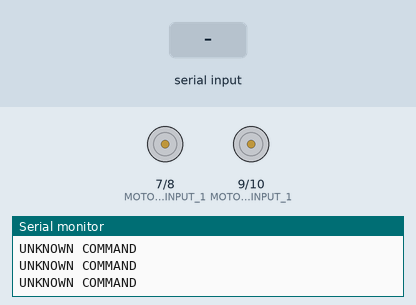
Recording of a sketch running on a simulated Arduino Uno, built with avr-gcc and run on an emulated ATmega328P. On the bench: motor-driver pin pairs drawn as motors (green arrow = first pin HIGH = forward, orange = second pin HIGH = backward, longer = more drive, scaled by the enable pin), the last lines printed to the serial monitor. Inputs (shaded band) come from the test bench.

Above: at 1.2 s.
1.3 s: "S" received over the second serial link
2.8 s: "F" received over the second serial link
At 3.4 s:
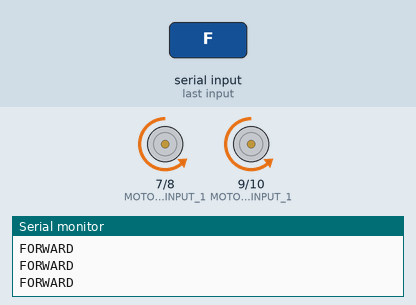
4.3 s: "L" received over the second serial link
At 4.7 s:
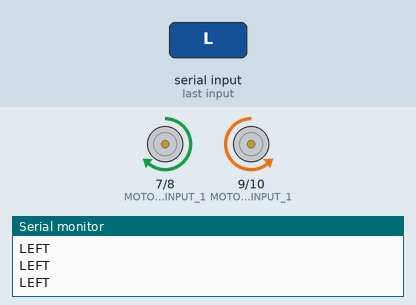
5.8 s: "R" received over the second serial link
At 7.0 s:
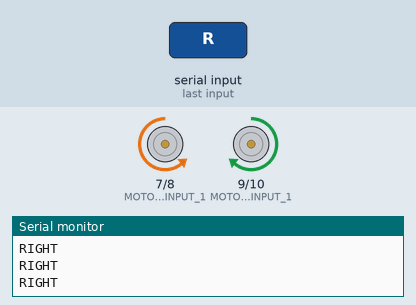
7.3 s: "B" received over the second serial link
At 8.2 s:
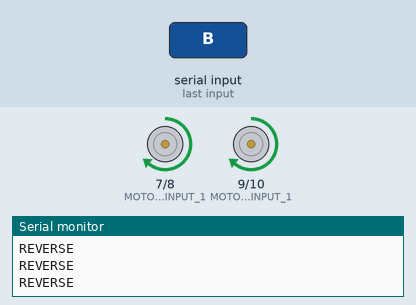
Timing chart, 0 to 9.8 s (numbered marks = the images above; inputs shaded):
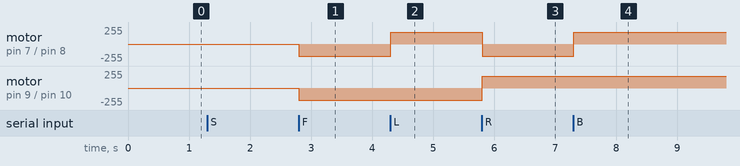

Measured:
- after the input at 2.8 s, motor on pin 7 (MOTOR_1_INPUT_1) / pin 8 (MOTOR_1_INPUT_2), motor on pin 9 (MOTOR_2_INPUT_1) / pin 10 (MOTOR_2_INPUT_2): stopped → backward 180/255 at once
- after the input at 4.3 s, motor on pin 7 (MOTOR_1_INPUT_1) / pin 8 (MOTOR_1_INPUT_2): backward 180/255 → forward 180/255 at once
- after the input at 5.8 s, motor on pin 7 (MOTOR_1_INPUT_1) / pin 8 (MOTOR_1_INPUT_2): forward 180/255 → backward 180/255 at once; motor on pin 9 (MOTOR_2_INPUT_1) / pin 10 (MOTOR_2_INPUT_2): backward 180/255 → forward 180/255 at once
- after the input at 7.3 s, motor on pin 7 (MOTOR_1_INPUT_1) / pin 8 (MOTOR_1_INPUT_2): backward 180/255 → forward 180/255 at once

The sketch:

bluetooth_RC_robot.ino
```cpp
#include <SoftwareSerial.h>

#define DEBUG_ENABLE // Comment this line before putting the code in the robot to remove serial printing

#ifdef DEBUG_ENABLE
  #define DEBUG_MACRO(STRING) Serial.println(STRING)
#else
  #define DEBUG_MACRO(STRING) // Nothing
#endif

/* Pin assignments */
#define ENABLE_1_PIN          6
#define MOTOR_1_INPUT_1       7
#define MOTOR_1_INPUT_2       8
#define MOTOR_2_INPUT_1       9
#define MOTOR_2_INPUT_2       10
#define ENABLE_2_PIN          11
#define SERIAL_RX_PIN         2
#define SERIAL_TX_PIN         3

/* Constants */
#define MAX_MOTOR_SPEED       255
#define NORMAL_MOTOR_SPEED    180
#define SLOW_MOTOR_SPEED      80

// Software serial instance
SoftwareSerial bluetoothSerial(SERIAL_RX_PIN, SERIAL_TX_PIN); // RX_PIN, TX_PIN
char incomingData = 'r';

/* Functions prototypes */
void forward(uint8_t speed);
void reverse(uint8_t speed);
void right(uint8_t speed);
void left(uint8_t speed);
void sharpRightTurn(uint8_t speed);
void sharpLeftTurn(uint8_t speed);
void stopBot(uint8_t speed);
void scanBluetooth();

/* ---------------------------------------------------------- */
void setup() {
  #ifdef DEBUG_ENABLE
    Serial.begin(9600);
  #endif

  bluetoothSerial.begin(9600); // This is the serial port we'll communicate with the bluetooth module through
  DEBUG_MACRO("--- Bluetooth RC robot started ---");

  pinMode(MOTOR_1_INPUT_1, OUTPUT);
  pinMode(MOTOR_1_INPUT_2, OUTPUT);
  pinMode(MOTOR_2_INPUT_1, OUTPUT);
  pinMode(MOTOR_2_INPUT_2, OUTPUT);
  pinMode(ENABLE_1_PIN, OUTPUT);
  pinMode(ENABLE_2_PIN, OUTPUT);
}

void loop() {
  scanBluetooth(); // Check if there's any incoming data through bluetooth

  switch(incomingData){ // Choose appropriate action
    case 'S':
      stopBot(NORMAL_MOTOR_SPEED);
      DEBUG_MACRO("STOPPING");
      break;

    case 'F':
      forward(NORMAL_MOTOR_SPEED);
      DEBUG_MACRO("FORWARD");
      break;

    case 'L':
      sharpLeftTurn(NORMAL_MOTOR_SPEED);
      DEBUG_MACRO("LEFT");
      break;

    case 'R':
      sharpRightTurn(NORMAL_MOTOR_SPEED);
      DEBUG_MACRO("RIGHT");
      break;

    case 'B':
      reverse(NORMAL_MOTOR_SPEED);
      DEBUG_MACRO("REVERSE");
      break;

    default:
      DEBUG_MACRO("UNKNOWN COMMAND");
      break;
  }
}
/* ---------------------------------------------------------- */

void forward(uint8_t speed){
  /* The pin numbers and high, low values might be different depending on your connections */
  analogWrite(ENABLE_1_PIN, speed); //Left Motor Speed
  analogWrite(ENABLE_2_PIN, speed); //Right Motor Speed
  digitalWrite(MOTOR_1_INPUT_1, LOW);
  digitalWrite(MOTOR_1_INPUT_2, HIGH);
  digitalWrite(MOTOR_2_INPUT_1, LOW);
  digitalWrite(MOTOR_2_INPUT_2, HIGH);
}

void reverse(uint8_t speed){
  /* The pin numbers and high, low values might be different depending on your connections */
  analogWrite(ENABLE_1_PIN, speed); //Left Motor Speed
  analogWrite(ENABLE_2_PIN, speed); //Right Motor Speed
  digitalWrite(MOTOR_1_INPUT_1, HIGH);
  digitalWrite(MOTOR_1_INPUT_2, LOW);
  digitalWrite(MOTOR_2_INPUT_1, HIGH);
  digitalWrite(MOTOR_2_INPUT_2, LOW);
}

void right(uint8_t speed){
  /* The pin numbers and high, low values might be different depending on your connections */
  analogWrite(ENABLE_1_PIN, speed); //Left Motor Speed
  analogWrite(ENABLE_2_PIN, speed); //Right Motor Speed
  digitalWrite(MOTOR_1_INPUT_1, LOW);
  digitalWrite(MOTOR_1_INPUT_2, HIGH);
  digitalWrite(MOTOR_2_INPUT_1, LOW);
  digitalWrite(MOTOR_2_INPUT_2, LOW);
}

void left(uint8_t speed){
  /* The pin numbers and high, low values might be different depending on your connections */
  analogWrite(ENABLE_1_PIN, speed); //Left Motor Speed
  analogWrite(ENABLE_2_PIN, speed); //Right Motor Speed
  digitalWrite(MOTOR_1_INPUT_1, LOW);
  digitalWrite(MOTOR_1_INPUT_2, LOW);
  digitalWrite(MOTOR_2_INPUT_1, LOW);
  digitalWrite(MOTOR_2_INPUT_2, HIGH);
}

void sharpRightTurn(uint8_t speed){
  /* The pin numbers and high, low values might be different depending on your connections */
  analogWrite(ENABLE_1_PIN, speed); //Left Motor Speed
  analogWrite(ENABLE_2_PIN, speed); //Right Motor Speed
  digitalWrite(MOTOR_1_INPUT_1, LOW);
  digitalWrite(MOTOR_1_INPUT_2, HIGH);
  digitalWrite(MOTOR_2_INPUT_1, HIGH);
  digitalWrite(MOTOR_2_INPUT_2, LOW);
}

void sharpLeftTurn(uint8_t speed){
  /* The pin numbers and high, low values might be different depending on your connections */
  analogWrite(ENABLE_1_PIN, speed); //Left Motor Speed
  analogWrite(ENABLE_2_PIN, speed); //Right Motor Speed
  digitalWrite(MOTOR_1_INPUT_1, HIGH);
  digitalWrite(MOTOR_1_INPUT_2, LOW);
  digitalWrite(MOTOR_2_INPUT_1, LOW);
  digitalWrite(MOTOR_2_INPUT_2, HIGH);
}

void stopBot(uint8_t speed){
  /* The pin numbers and high, low values might be different depending on your connections */
  analogWrite(ENABLE_1_PIN, speed); //Left Motor Speed
  analogWrite(ENABLE_2_PIN, speed); //Right Motor Speed
  digitalWrite(MOTOR_1_INPUT_1, LOW);
  digitalWrite(MOTOR_1_INPUT_2, LOW);
  digitalWrite(MOTOR_2_INPUT_1, LOW);
  digitalWrite(MOTOR_2_INPUT_2, LOW);
}

void scanBluetooth(){
  // There's data in the serial buffer (available() returns the number of bytes available)
  if(bluetoothSerial.available() > 0) incomingData = bluetoothSerial.read(); // Read a byte
}
```
